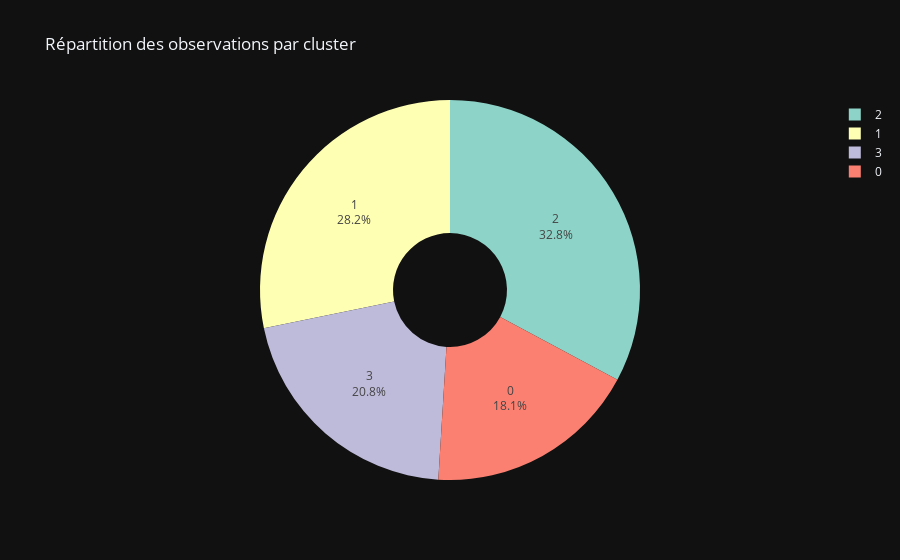

The code cell stored with this chart in its notebook:
### Code cell
cluster_counts = df['clusters'].value_counts(normalize=True).reset_index()
cluster_counts.columns = ['Cluster', 'Proportion']
fig = px.pie(
    cluster_counts,
    values='Proportion',
    names='Cluster',
    title="Répartition des observations par cluster ",
    hole=0.3,  
    color_discrete_sequence=px.colors.qualitative.Set3
)

fig.update_traces(
    textinfo="percent+label",
    textposition="inside"
)

fig.update_layout(
    showlegend=True,
    template="plotly_dark"
)

fig.show()

### Figure 1 — Plotly figure (JSON) as saved in the notebook; plotly's stock layout.template omitted (floating-point values rounded to 4 significant figures)
{"data": [{"domain": {"x": [0, 1], "y": [0, 1]}, "hole": 0.3, "hovertemplate": "Cluster=%{label}<br>Proportion=%{value}<extra></extra>", "labels": [2, 1, 3, 0], "legendgroup": "", "name": "", "showlegend": true, "textinfo": "percent+label", "textposition": "inside", "type": "pie", "values": [0.3284, 0.2823, 0.2079, 0.1814]}], "layout": {"autosize": true, "legend": {"tracegroupgap": 0}, "piecolorway": ["rgb(141,211,199)", "rgb(255,255,179)", "rgb(190,186,218)", "rgb(251,128,114)", "rgb(128,177,211)", "rgb(253,180,98)", "rgb(179,222,105)", "rgb(252,205,229)", "rgb(217,217,217)", "rgb(188,128,189)", "rgb(204,235,197)", "rgb(255,237,111)"], "showlegend": true, "title": {"text": "Répartition des observations par cluster "}}}
